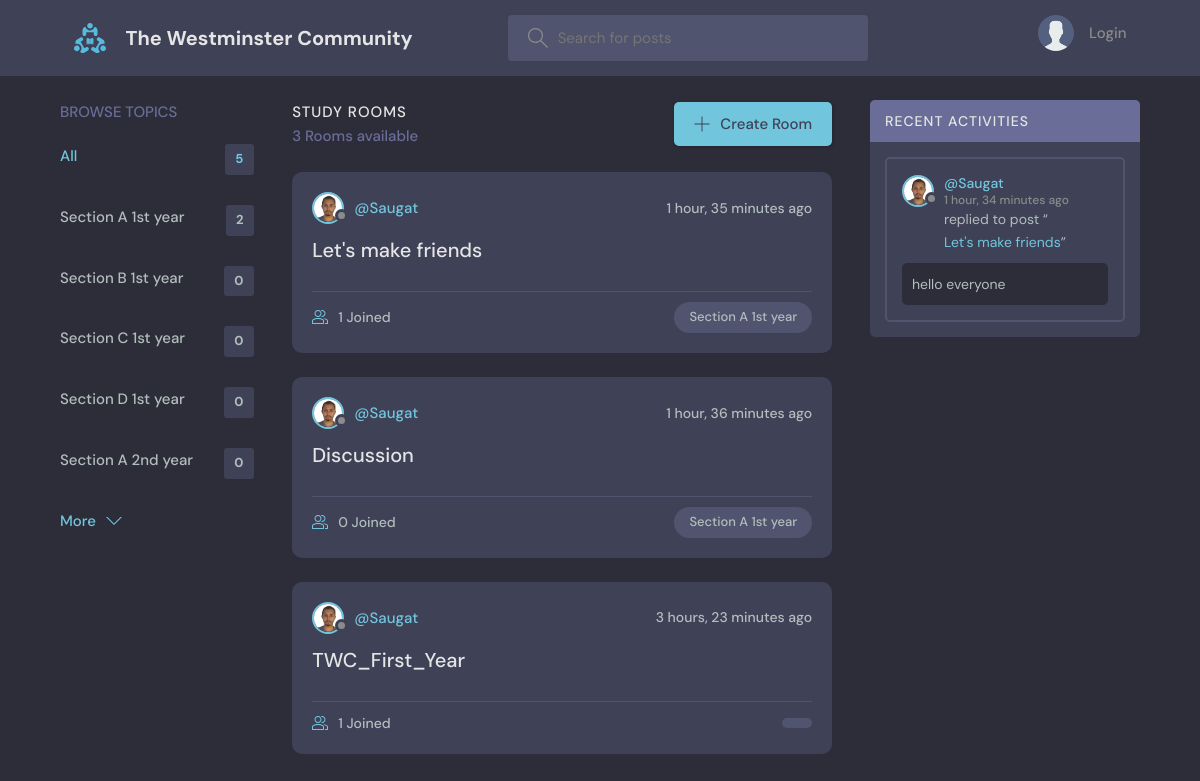
The page / on the database its author committed.
### base/models.py (models this page shows, shortened)
class Topic(models.Model):
    name = models.CharField(max_length=200)

class Room(models.Model):
    host = models.ForeignKey(User, on_delete=models.SET_NULL, null=True)
    topic = models.ForeignKey(Topic, on_delete=models.SET_NULL, null=True)
    name = models.CharField(max_length=200)
    description = models.TextField(null=True, blank=True)
    participants = models.ManyToManyField(
        User, related_name='participants', blank=True)
    updated = models.DateTimeField(auto_now=True)
    created = models.DateTimeField(auto_now_add=True)
    class Meta:
        ordering = ['-updated', '-created']
    def __str__(self):
        return self.name

class User(AbstractUser):
    name = models.CharField(max_length=200, null=True)
    email = models.EmailField(unique=True, null=True)
    bio = models.TextField(null=True)
    avatar = models.ImageField(null=True, default="avatar.svg")
    USERNAME_FIELD = 'email'
    REQUIRED_FIELDS = []

class Message(models.Model):
    user = models.ForeignKey(User, on_delete=models.CASCADE)
    room = models.ForeignKey(Room, on_delete=models.CASCADE)
    body = models.TextField()
    updated = models.DateTimeField(auto_now=True)
    created = models.DateTimeField(auto_now_add=True)
    class Meta:
        ordering = ['-updated', '-created']

### base/views.py (the view)
# urls.py: path('', views.home, name="home"),
def home(request):
    q = request.GET.get('q') if request.GET.get('q') != None else ''
    rooms = Room.objects.filter(
        Q(topic__name__icontains=q) |
        Q(name__icontains=q) |
        Q(description__icontains=q)
    )
    topics = Topic.objects.all()[0:5]
    room_count = rooms.count()
    room_messages = Message.objects.filter(
        Q(room__topic__name__icontains=q))[0:3]
    context = {'rooms': rooms, 'topics': topics,
               'room_count': room_count, 'room_messages': room_messages}
    return render(request, 'base/home.html', context)

### base/templates/base/home.html (shortened to what this page needs)
{% extends 'main.html' %}
{% block content %}
<main class="layout layout--3">
  <div class="container">
    {% include 'base/topics_component.html' %}
    <div class="roomList">
      <div class="roomList__header">
        <div>
          <h2>Study Rooms</h2>
          <p>{{room_count}} Rooms available</p>
        </div>
        <a class="btn btn--main" href="{% url 'create-room' %}">
          <svg version="1.1" xmlns="http://www.w3.org/2000/svg" width="32" height="32" viewBox="0 0 32 32">
            <title>add</title>
            <path
              d="M16.943 0.943h-1.885v14.115h-14.115v1.885h14.115v14.115h1.885v-14.115h14.115v-1.885h-14.115v-14.115z">
            </path>
          </svg>
          Create Room
        </a>
      </div>
      {% include 'base/feed_component.html' %}
    </div>
    {% include 'base/activity_component.html' %}
  </div>
</main>
{% endblock %}

### base/templates/base/topics_component.html
<div class="topics">
    <div class="topics__header">
        <h2>Browse Topics</h2>
    </div>
    <ul class="topics__list">
        <li>
            <a href="{% url 'home' %}" class="active">All <span>{{topics.count}}</span></a>
        </li>
        {% for topic in topics %}
        <li>
            <a href="{% url 'home' %}?q={{topic.name}}">{{topic.name}}<span>{{topic.room_set.all.count}}</span></a>
        </li>
        {% endfor %}
    </ul>
    <a class="btn btn--link" href="{% url 'topics' %}">
        More
        <svg version="1.1" xmlns="http://www.w3.org/2000/svg" width="32" height="32" viewBox="0 0 32 32">
            <title>chevron-down</title>
            <path d="M16 21l-13-13h-3l16 16 16-16h-3l-13 13z"></path>
        </svg>
    </a>
</div>

### base/templates/base/feed_component.html (shortened to what this page needs)
{% for room in rooms %}
<div class="roomListRoom">
    <div class="roomListRoom__header">
        <a href="{% url 'user-profile' room.host.id %}" class="roomListRoom__author">
            <div class="avatar avatar--small">
                <img src="{{room.host.avatar.url}}" />
            </div>
            <span>@{{room.host.username}}</span>
        </a>
        <div class="roomListRoom__actions">
            <span>{{room.created|timesince}} ago</span>
        </div>
    </div>
    <div class="roomListRoom__content">
        <a href="{% url 'room' room.id %}">{{room.name}}</a>
    </div>
    <div class="roomListRoom__meta">
        <a href="{% url 'room' room.id %}" class="roomListRoom__joined">
            {{room.participants.all.count}} Joined
        </a>
        <p class="roomListRoom__topic">{{room.topic.name}}</p>
    </div>
</div>
{% endfor %}

### base/templates/base/activity_component.html (shortened to what this page needs)
<div class="activities">
    <div class="activities__header">
        <h2>Recent Activities</h2>
    </div>
    {% for message in room_messages %}
    <div class="activities__box">
        <div class="activities__boxHeader roomListRoom__header">
            <a href="{% url 'user-profile' message.user.id %}" class="roomListRoom__author">
                <div class="avatar avatar--small">
                    <img src="{{message.user.avatar.url}}" />
                </div>
                <p>
                    @{{message.user.username}}
                    <span>{{message.created|timesince}} ago</span>
                </p>
            </a>
        </div>
        <div class="activities__boxContent">
            <p>replied to post “<a href="{% url 'room' message.room.id %}">{{message.room}}</a>”</p>
            <div class="activities__boxRoomContent">{{message.body}}</div>
        </div>
    </div>
    {% endfor %}
</div>

### rows shown on the page
Topic: name "Section A 1st year", room_set.all.count "2"
Topic: name "Section B 1st year", room_set.all.count "0"
Topic: name "Section C 1st year", room_set.all.count "0"
Topic: name "Section D 1st year", room_set.all.count "0"
Topic: name "Section A 2nd year", room_set.all.count "0"
Room: host.avatar (picture), host.username "Saugat", created "1 hour, 35 minutes", name "Let's make friends", participants.all.count "1", topic.name "Section A 1st year"
Room: host.avatar (picture), host.username "Saugat", created "1 hour, 36 minutes", name "Discussion", participants.all.count "0", topic.name "Section A 1st year"
Room: host.avatar (picture), host.username "Saugat", created "3 hours, 23 minutes", name "TWC_First_Year", participants.all.count "1"
Message: user.avatar (picture), user.username "Saugat", created "1 hour, 34 minutes", room "Let's make friends", body "hello everyone"

### other values the page prints
{{ topics.count }} "5"
{{ room_count }} "3"
